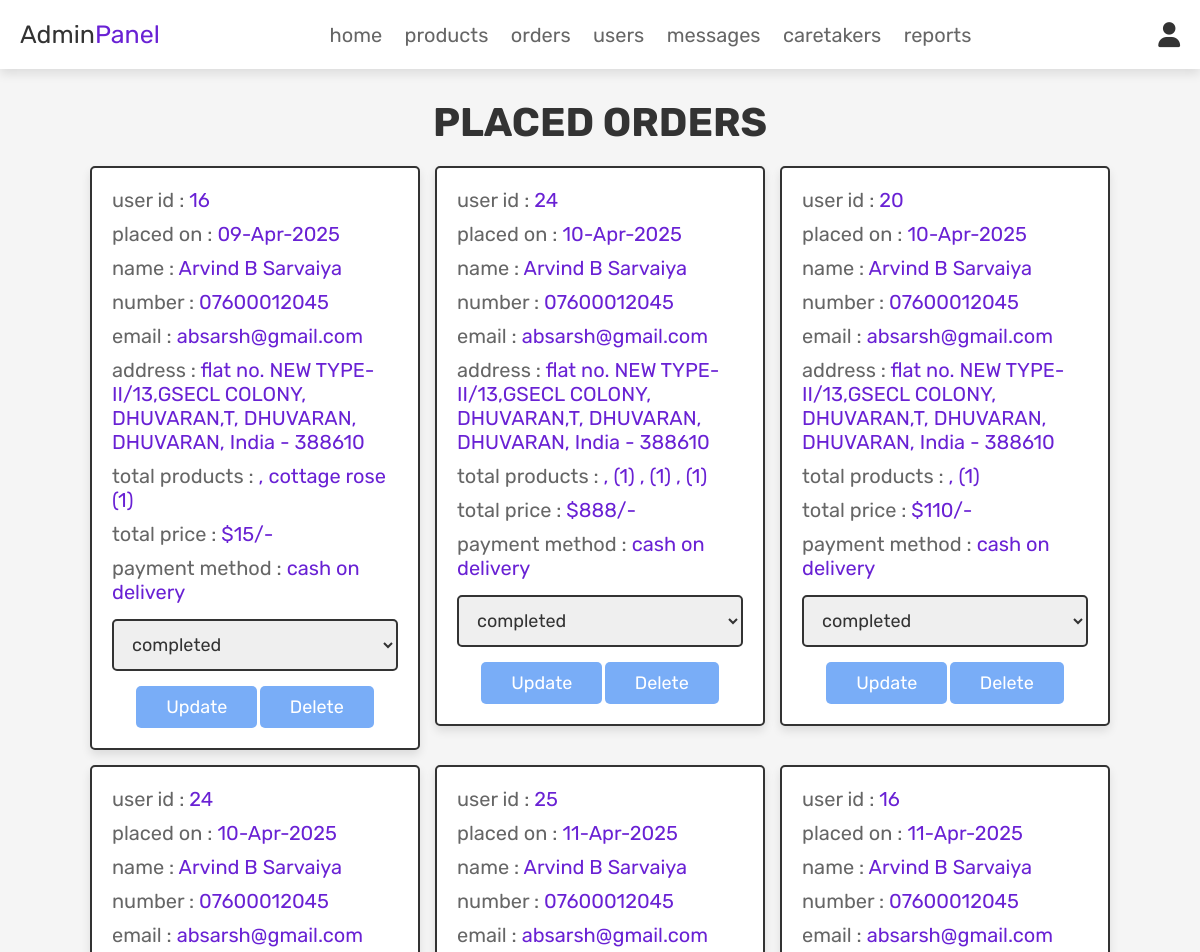
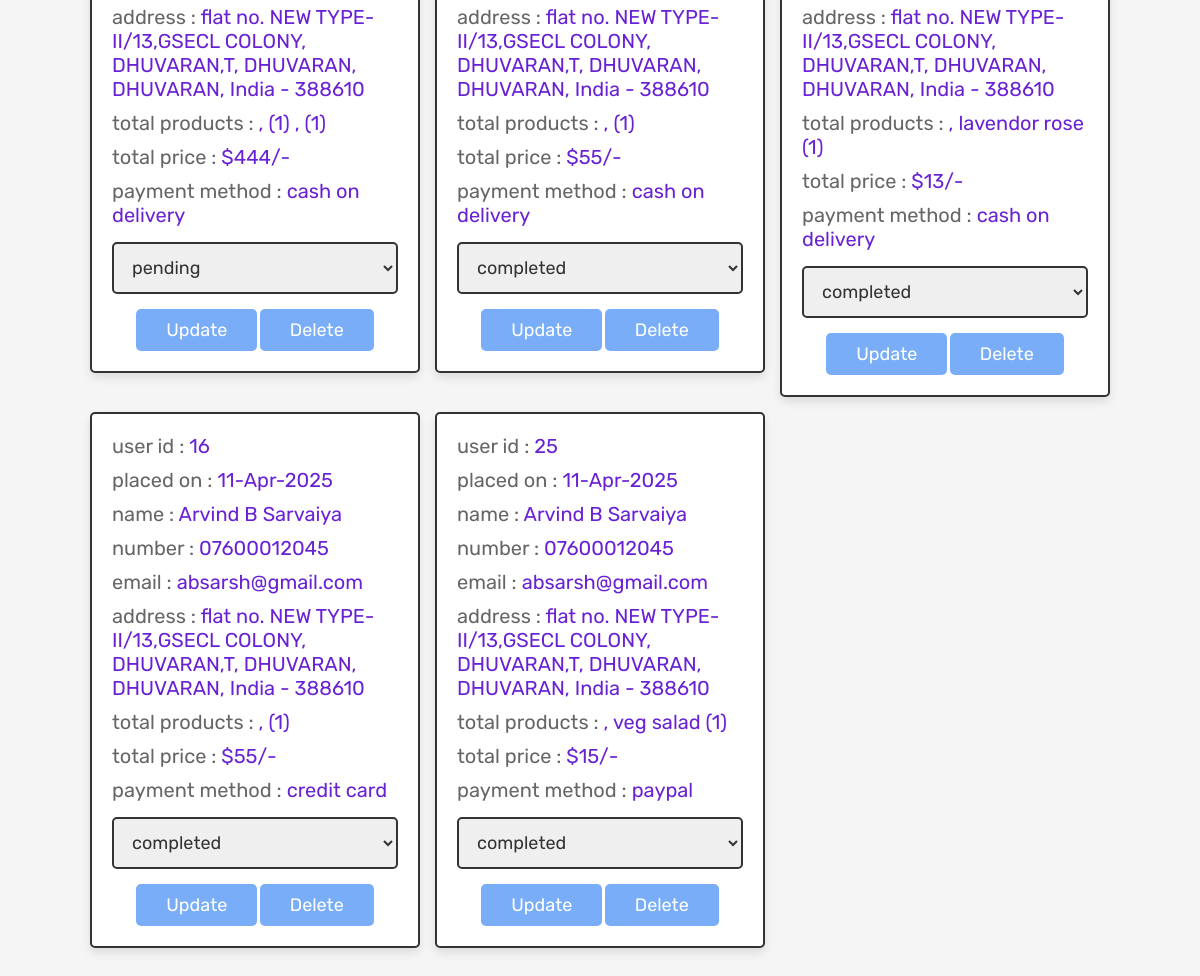
Screenshot of /admin_orders.php (signed in) with the database file from the repository (2 pictures, top to bottom).
### tables this page shows
CREATE TABLE `orders` (
  `id` int(100) NOT NULL,
  `user_id` int(100) NOT NULL,
  `name` varchar(100) NOT NULL,
  `number` varchar(12) NOT NULL,
  `email` varchar(100) NOT NULL,
  `method` varchar(50) NOT NULL,
  `address` varchar(500) NOT NULL,
  `total_products` varchar(1000) NOT NULL,
  `total_price` int(100) NOT NULL,
  `placed_on` varchar(50) NOT NULL,
  `payment_status` varchar(20) NOT NULL DEFAULT 'pending'
);

### admin_orders.php (the view, shortened to what this page needs)
<!DOCTYPE html>
<html lang="en">
<head>
   <link rel="stylesheet" href="https://cdnjs.cloudflare.com/ajax/libs/font-awesome/6.0.0/css/all.min.css">
   <link rel="stylesheet" href="css/admin_style.css">
</head>
<body>
<?php @include 'admin_header.php'; ?>
<section class="placed-orders">
   <h1 class="title">placed orders</h1>
   <div class="box-container">
      <?php
      $select_orders = mysqli_query($conn, "SELECT * FROM `orders`") or die('query failed');
      if(mysqli_num_rows($select_orders) > 0){
         while($fetch_orders = mysqli_fetch_assoc($select_orders)){
      ?>
      <div class="box">
         <p> user id : <span><?php echo $fetch_orders['user_id']; ?></span> </p>
         <p> placed on : <span><?php echo $fetch_orders['placed_on']; ?></span> </p>
         <p> name : <span><?php echo $fetch_orders['name']; ?></span> </p>
         <p> number : <span><?php echo $fetch_orders['number']; ?></span> </p>
         <p> email : <span><?php echo $fetch_orders['email']; ?></span> </p>
         <p> address : <span><?php echo $fetch_orders['address']; ?></span> </p>
         <p> total products : <span><?php echo $fetch_orders['total_products']; ?></span> </p>
         <p> total price : <span>$<?php echo $fetch_orders['total_price']; ?>/-</span> </p>
         <p> payment method : <span><?php echo $fetch_orders['method']; ?></span> </p>
         <form action="" method="post">
            <select name="update_payment">
               <option disabled selected><?php echo $fetch_orders['payment_status']; ?></option>
            </select>
            <input type="submit" name="update_order" value="update" class="option-btn">
            <a href="admin_orders.php?delete=<?php echo $fetch_orders['id']; ?>" class="delete-btn" onclick="return confirm('delete this order?');">delete</a>
         </form>
      </div>
      <?php
         }
      }else{
         echo '<p class="empty">no orders placed yet!</p>';
      }
      ?>
   </div>
</section>
</body>
</html>

### css/admin_style.css (style rules this page uses)
:root { --purple:#6921d4; --red:#c0392b; --orange:#79adf7; --black:#333; --white:#fff; --light-color:#666; --light-white:#ccc; --light-bg:#f5f5f5; --msg:#2bf779; --border:.2rem solid var(--black); --box-shadow:0 .5rem 1rem rgba(0,0,0,.1); }
* { font-family: 'Rubik', sans-serif; margin:0; padding:0; box-sizing: border-box; outline: none; border:none; text-decoration: none; transition:all .2s linear; }
html { font-size: 62.5%; overflow-x: hidden; scroll-behavior: smooth; scroll-padding-top: 6.5rem; }
body { background: var(--light-bg); }
section { padding:3rem 2rem; }
.title { text-align: center; margin-bottom: 2rem; color:var(--black); text-transform: uppercase; font-size: 4rem; }
.btn, .delete-btn, .option-btn { display: inline-block; border-radius: .5rem; margin-top: 1rem; font-size: 1.8rem; color:#fff; cursor: pointer; padding:1rem 3rem; text-transform: capitalize; }
.delete-btn { background-color: var(--orange); }
.option-btn { background-color: var(--orange); }
.placed-orders .box-container { display: grid; grid-template-columns: repeat(auto-fit, 33rem); gap:1.5rem; align-items: flex-start; max-width: 1200px; margin: 0 auto; justify-content: center; }
.placed-orders .box-container .box { padding:2rem; border:var(--border); background-color: var(--white); box-shadow: var(--box-shadow); border-radius: .5rem; }
.placed-orders .box-container .box p { margin-bottom: 1rem; font-size: 2rem; color:var(--light-color); }
.placed-orders .box-container .box p span { color:var(--purple); }
.placed-orders .box-container .box form { margin-top: 1rem; text-align: center; }
.placed-orders .box-container .box form select { width: 100%; border:var(--border); padding:1.2rem 1.4rem; font-size: 1.8rem; color:var(--black); border:var(--border); border-radius: .5rem; margin:.5rem 0; }

### rows the page displays
orders: user "16", placed_on "09-Apr-2025", name "Arvind B Sarvaiya", number "07600012045", email "absarsh@gmail.com", address "flat no. NEW TYPE- II/13,GSECL COLONY, DHUVARAN,T, DHUVARAN, DHUVARAN, India - 388610", total_products ", cottage rose (1)", total_price "15", method "cash on delivery", update_payment "completed"
orders: user "24", placed_on "10-Apr-2025", name "Arvind B Sarvaiya", number "07600012045", email "absarsh@gmail.com", address "flat no. NEW TYPE- II/13,GSECL COLONY, DHUVARAN,T, DHUVARAN, DHUVARAN, India - 388610", total_products ", (1) , (1) , (1)", total_price "888", method "cash on delivery", update_payment "completed"
orders: user "20", placed_on "10-Apr-2025", name "Arvind B Sarvaiya", number "07600012045", email "absarsh@gmail.com", address "flat no. NEW TYPE- II/13,GSECL COLONY, DHUVARAN,T, DHUVARAN, DHUVARAN, India - 388610", total_products ", (1)", total_price "110", method "cash on delivery", update_payment "completed"
orders: user "24", placed_on "10-Apr-2025", name "Arvind B Sarvaiya", number "07600012045", email "absarsh@gmail.com", address "flat no. NEW TYPE- II/13,GSECL COLONY, DHUVARAN,T, DHUVARAN, DHUVARAN, India - 388610", total_products ", (1) , (1)", total_price "444", method "cash on delivery", update_payment "pending"
orders: user "25", placed_on "11-Apr-2025", name "Arvind B Sarvaiya", number "07600012045", email "absarsh@gmail.com", address "flat no. NEW TYPE- II/13,GSECL COLONY, DHUVARAN,T, DHUVARAN, DHUVARAN, India - 388610", total_products ", (1)", total_price "55", method "cash on delivery", update_payment "completed"
orders: user "16", placed_on "11-Apr-2025", name "Arvind B Sarvaiya", number "07600012045", email "absarsh@gmail.com", address "flat no. NEW TYPE- II/13,GSECL COLONY, DHUVARAN,T, DHUVARAN, DHUVARAN, India - 388610", total_products ", lavendor rose (1)", total_price "13", method "cash on delivery", update_payment "completed"
orders: user "16", placed_on "11-Apr-2025", name "Arvind B Sarvaiya", number "07600012045", email "absarsh@gmail.com", address "flat no. NEW TYPE- II/13,GSECL COLONY, DHUVARAN,T, DHUVARAN, DHUVARAN, India - 388610", total_products ", (1)", total_price "55", method "credit card", update_payment "completed"
orders: user "25", placed_on "11-Apr-2025", name "Arvind B Sarvaiya", number "07600012045", email "absarsh@gmail.com", address "flat no. NEW TYPE- II/13,GSECL COLONY, DHUVARAN,T, DHUVARAN, DHUVARAN, India - 388610", total_products ", veg salad (1)", total_price "15", method "paypal", update_payment "completed"
